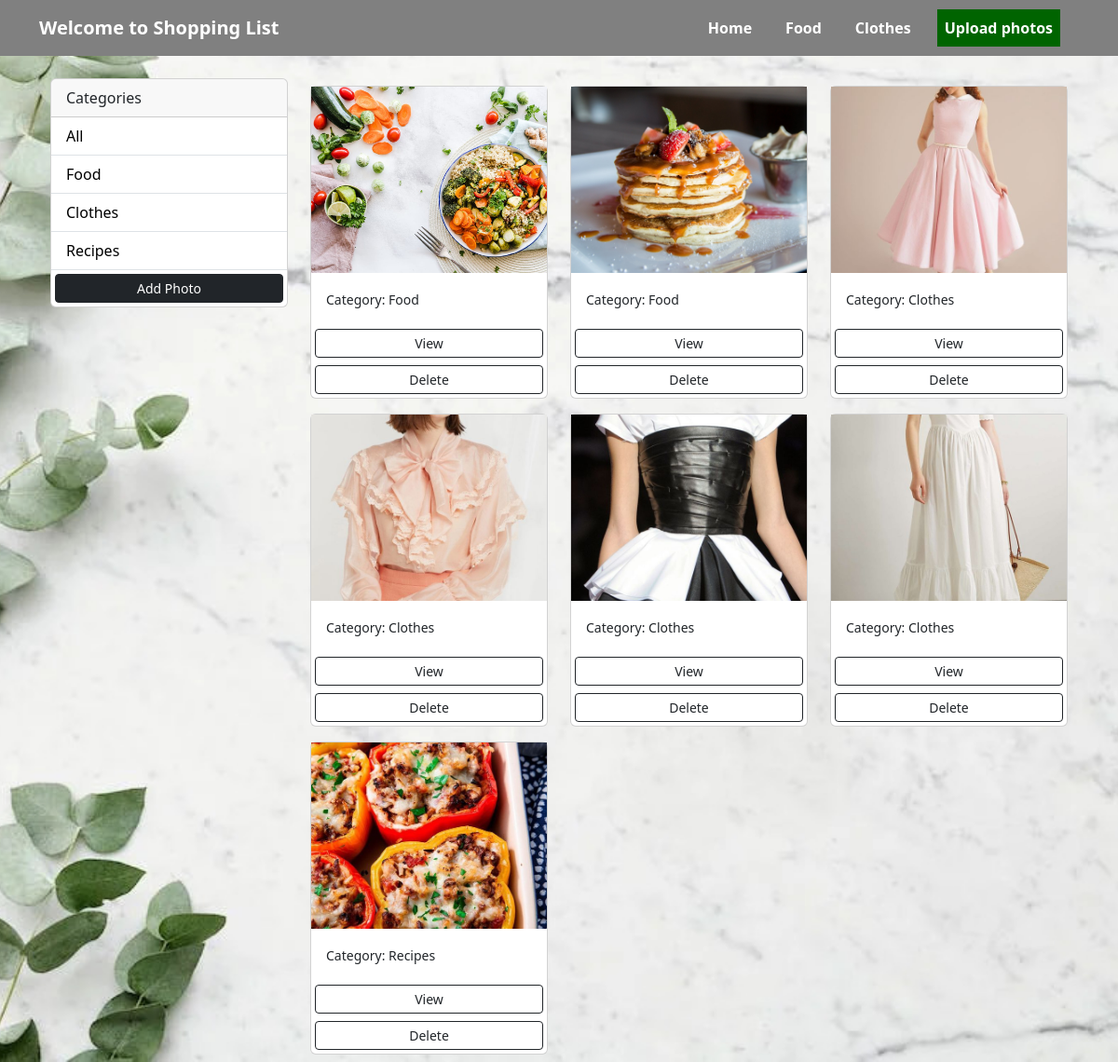
Page /gallery/ on the committed database.
### produse/models.py (models this page shows, shortened)
class Category(models.Model):
    class Meta:
        verbose_name = 'Category'
        verbose_name_plural = 'Categories'
    user = models.ForeignKey(User, on_delete=models.SET_NULL, null=True, blank=True)
    name = models.CharField(max_length=100, null=False, blank=False)

class Photo(models.Model):
    class Meta:
        verbose_name = 'Photo'
        verbose_name_plural = 'Photos'
    category = models.ForeignKey(Category, on_delete=models.SET_NULL, null=True, blank=True)
    image = models.ImageField(null=False, blank=False)
    description = models.TextField()

### produse/views.py (the view)
# urls.py: path('gallery/', views.gallery, name='gallery'),
def gallery(request):
    category = request.GET.get('category')
    if category == None:
        photos = Photo.objects.all()
    else:
        photos = Photo.objects.filter(category__name=category)
    categories = Category.objects.all()
    context = {'categories': categories, 'photos': photos}
    return render(request, 'produse/gallery.html', context)

### produse/templates/produse/gallery.html (shortened to what this page needs)
{% extends 'produse/base.html' %}
{% block content %}
<body>
        <div class="container">
            <div class="row">
                <div class="col-md-3">
                    <div class="card">
                        <div class="card-header">
                            Categories
                        </div>
                        <ul class="list-group list-group-flush">
                            <li class="list-group-item">
                                <a href="{% url 'gallery' %}">All</a>
                            </li>
                            {% for category in categories %}
                            <li class=" list-group-item">
                                <a href="{% url 'gallery' %}?category={{category.name}}">
                                    {{category.name}}
                                </a>
                            </li>
                            {% endfor %}
                            <a href="{% url 'addphoto' %}" class="btn btn-dark btn-block btn-sm m-1">Add Photo</a>
                        </ul>
                    </div>
                </div>
                <div class="col-md-9">
                    <div class="row">
                        {% for photo in photos %}
                        <div class="col-md-4">
                            <div class="card my-2">
                                <img class="image-thumbail" src="{{photo.image.url}}" alt="Card image cap">
                                <div class="card-body">
                                    <small>Category: {{photo.category.name}}</small>
                                </div>
                                <a href="{% url 'photo' photo.id %}" class="btn btn-outline-dark btn-sm m-1">View</a>
                                <a href="{% url 'deletePhoto' photo.id %}" class="btn btn-outline-dark btn-sm m-1">Delete</a>
                            </div>
                        </div>
                        {% empty %}
                        <h3>No photos...</h3>
                        {% endfor %}
                    </div>
                </div>
            </div>
        </div>
</body>
{% endblock content %}

### produse/static/style.css (style rules this page uses)
body { background-image: url('/static/images/home_cover.jpg'); background-size: cover; background-position: center; background-repeat: no-repeat; z-index: -1; padding-top: 60px !important; }

### produse/templates/produse/gallery.html (style rules this page uses)
.image-thumbail { height: 200px; object-fit: cover; }
.list-group-item a { text-decoration: none; color: black; }

### rows in the picture
Category: name "Food"
Category: name "Clothes"
Category: name "Recipes"
Photo: image (picture), category.name "Food"
Photo: image (picture), category.name "Food"
Photo: image (picture), category.name "Clothes"
Photo: image (picture), category.name "Clothes"
Photo: image (picture), category.name "Clothes"
Photo: image (picture), category.name "Clothes"
Photo: image (picture), category.name "Recipes"
